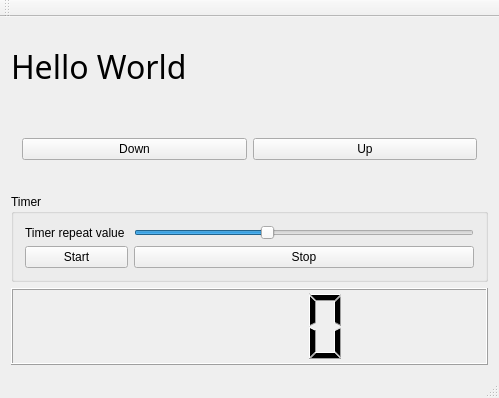
<?xml version="1.0" encoding="UTF-8"?>
<ui version="4.0">
 <class>MainWindow</class>
 <widget class="QMainWindow" name="MainWindow">
  <property name="geometry">
   <rect>
    <x>0</x>
    <y>0</y>
    <width>499</width>
    <height>398</height>
   </rect>
  </property>
  <property name="windowTitle">
   <string>MainWindow</string>
  </property>
  <property name="toolButtonStyle">
   <enum>Qt::ToolButtonFollowStyle</enum>
  </property>
  <widget class="QWidget" name="centralWidget">
   <layout class="QVBoxLayout" name="verticalLayout">
    <item>
     <widget class="QLabel" name="label">
      <property name="font">
       <font>
        <family>Playbill</family>
        <pointsize>24</pointsize>
        <kerning>true</kerning>
       </font>
      </property>
      <property name="text">
       <string>Hello World</string>
      </property>
     </widget>
    </item>
    <item>
     <widget class="QWidget" name="widget" native="true">
      <layout class="QHBoxLayout" name="horizontalLayout">
       <item>
        <widget class="QPushButton" name="pushButton_Down">
         <property name="text">
          <string>Down</string>
         </property>
         <property name="checkable">
          <bool>true</bool>
         </property>
         <property name="autoRepeat">
          <bool>true</bool>
         </property>
         <property name="autoRepeatDelay">
          <number>300</number>
         </property>
         <property name="autoRepeatInterval">
          <number>100</number>
         </property>
        </widget>
       </item>
       <item>
        <widget class="QPushButton" name="pushButton_Up">
         <property name="text">
          <string>Up</string>
         </property>
         <property name="checkable">
          <bool>true</bool>
         </property>
         <property name="autoRepeat">
          <bool>true</bool>
         </property>
        </widget>
       </item>
      </layout>
     </widget>
    </item>
    <item>
     <widget class="QGroupBox" name="groupBox">
      <property name="title">
       <string>Timer</string>
      </property>
      <layout class="QGridLayout" name="gridLayout">
       <item row="0" column="0">
        <widget class="QLabel" name="label_TimerVal">
         <property name="text">
          <string>Timer repeat value </string>
         </property>
        </widget>
       </item>
       <item row="0" column="1">
        <widget class="QSlider" name="horizontalSlider">
         <property name="minimum">
          <number>100</number>
         </property>
         <property name="maximum">
          <number>1000</number>
         </property>
         <property name="singleStep">
          <number>10</number>
         </property>
         <property name="pageStep">
          <number>100</number>
         </property>
         <property name="sliderPosition">
          <number>450</number>
         </property>
         <property name="orientation">
          <enum>Qt::Horizontal</enum>
         </property>
        </widget>
       </item>
       <item row="1" column="0">
        <widget class="QPushButton" name="pushButton_Start">
         <property name="text">
          <string>Start</string>
         </property>
        </widget>
       </item>
       <item row="1" column="1">
        <widget class="QPushButton" name="pushButton_Stop">
         <property name="text">
          <string>Stop</string>
         </property>
        </widget>
       </item>
      </layout>
     </widget>
    </item>
    <item>
     <widget class="QLCDNumber" name="lcdNumber"/>
    </item>
   </layout>
  </widget>
  <widget class="QMenuBar" name="menuBar">
   <property name="geometry">
    <rect>
     <x>0</x>
     <y>0</y>
     <width>499</width>
     <height>21</height>
    </rect>
   </property>
  </widget>
  <widget class="QToolBar" name="mainToolBar">
   <attribute name="toolBarArea">
    <enum>TopToolBarArea</enum>
   </attribute>
   <attribute name="toolBarBreak">
    <bool>false</bool>
   </attribute>
  </widget>
  <widget class="QStatusBar" name="statusBar"/>
 </widget>
 <layoutdefault spacing="6" margin="11"/>
 <resources/>
 <connections/>
</ui>
